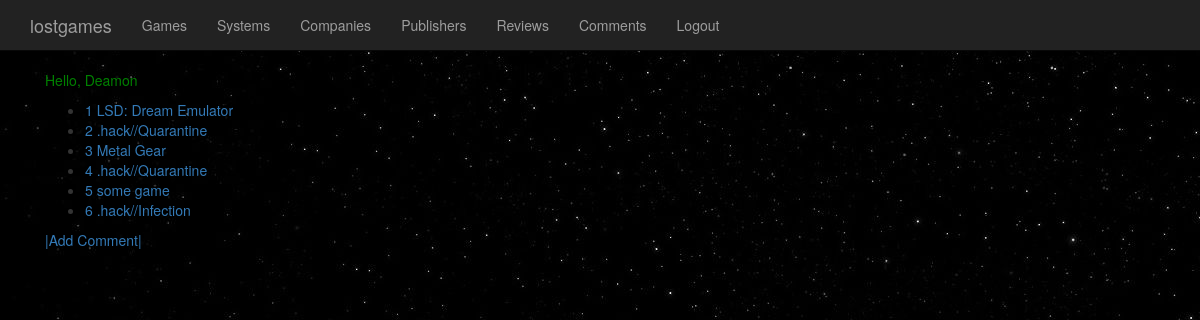
Screenshot of /core/comments/ (signed in) with the database file from the repository.
### lostgames/models.py (models this page shows, shortened)
class Comment(models.Model):
    game = models.ForeignKey(Game, on_delete=models.CASCADE)
    comment_text = models.TextField(blank=False, max_length=2500)
    user = models.ForeignKey(User, null=False, on_delete=models.CASCADE)
    created = models.DateTimeField(auto_now_add=True)
    modified = models.DateTimeField(auto_now=True)
    likes = models.PositiveIntegerField(default=0)

class Game(models.Model):
    Genre = (
    ('ACTION', 'Action'),
    ('ADVENTURE', 'Adventure'),
    ('STEALTH', 'Stealth'),
    ('FPS', 'First-Person Shooter'),
    ('PUZZLE', 'Puzzle'),
    ('SIM','Simulator'),
    ('OPEN_WORLD','Open World'),
    ('RPG','Role-Playing Game'),
    ('JRPG', 'Japanese Role-Playing Game'),
    ('STRATEGY', 'Strategy'),
    ('MMO', 'Massively Mutliplayer OnLine'),
    ('PLATFORM', 'Platform'),
    ('MOBA', 'Mutliplayer Online Battle Arena'),
    ('INDIE', 'Indie')
    )
    category = models.CharField(
        max_length=128,
        null=False,
        blank=False,
        choices=Genre,
        default="Adventure")
    title = models.CharField(max_length=256)
    box_art = models.OneToOneField('Photo', null=True, related_name='box_art')
    release_date = models.DateField(db_index=True)
    systems = models.ManyToManyField('System')
    company = models.ForeignKey('Company', null=True)
    publisher = models.ForeignKey('Publisher', null=True, on_delete=models.SET_NULL)
    director = models.ForeignKey('Director', null=True, on_delete=models.SET_NULL)
    plot_summary = models.TextField()
    views = models.PositiveIntegerField(default=0, null=False, db_index=True)
    date_added = models.DateTimeField(auto_now_add=True, db_index=True)
    is_shown =  models.BooleanField(null=False, default=False, db_index=True)
    def __str__(self):
        return self.title

### lostgames/views.py (the view)
@login_required()
def view_comments(request):
    comments = Comment.objects.all()
    context = { 'comments': comments }
    return render(request, 'lostgames/comments.html', context)

### lostgames/templates/lostgames/comments.html (shortened to what this page needs)
{% extends 'lostgames/base.html' %}
{% block content %}
{% if comments %}
<ul>
{% for comment in comments %}
    <li><a href="/core/comments/{{ comment.id }}/">{{ comment.id }} {{ comment.game }}</a></li>
{% endfor %}
</ul>
{% endif %}
<p>
  <a href="{% url 'game:create_comment' %}">|Add Comment|
</p>
{% endblock %}

### lostgames/templates/lostgames/base.html (shortened to what this page needs)
{% load staticfiles %}
{% load bootstrap3 %}
<!DOCTYPE html>
<html lange="en">
<head>
  <link rel="stylesheet" href="{% static 'lostgames/styles/lostgames.css' %}"/>
  {% bootstrap_css %}
</head>
<body background="{% static 'lostgames/moon.png'   %}">
  <nav class="navbar navbar-inverse navbar-fixed-top">
    <div class="container">
      <div class="navbar-header">
        <a class="navbar-brand" href="{% url 'game:core-index' %}">lostgames</a>
      </div>
      <div id="navbar" class="collapse navbar-collapse">
        <ul class="nav navbar-nav">
          <li><a href="{% url 'game:games-index' %}">Games</a></li>
          <li><a href="{% url 'game:system-index' %}">Systems</a></li>
          <li><a href="{% url 'game:company-index' %}">Companies</a></li>
          <li><a href="{% url 'game:publisher-index' %}">Publishers</a></li>
          <li><a href="{% url 'game:reviews-index' %}">Reviews</a></li>
          <li><a href="{% url 'game:comments-index' %}">Comments</a></li>
{% if user.is_authenticated %}
          <li><a href="{% url 'logout' %}">Logout</a></li>
{% else %}
          <li><a href="{% url 'login' %}">Login</a></li>
{% endif %}
        </ul>
      </div>
    </div>
  </nav>
  <div class="container">
    <div class="starter-template">
      <p> Hello, {{ user.username }}</p>
      {% block content %}{% endblock %}
    </div>
  </div>
</body>
</html>

### lostgames/static/lostgames/styles/lostgames.css (style rules this page uses)
body { padding-top: 50px; text-color: red; }
p { color: green; }
.starter-template { padding: 20px 15px; text-align: left; }

### rows the page displays
Comment: id "1", game "LSD: Dream Emulator"
Comment: id "2", game ".hack//Quarantine"
Comment: id "3", game "Metal Gear"
Comment: id "4", game ".hack//Quarantine"
Comment: id "5", game "some game"
Comment: id "6", game ".hack//Infection"

### other values shown
{{ user.username }} "Deamon"
